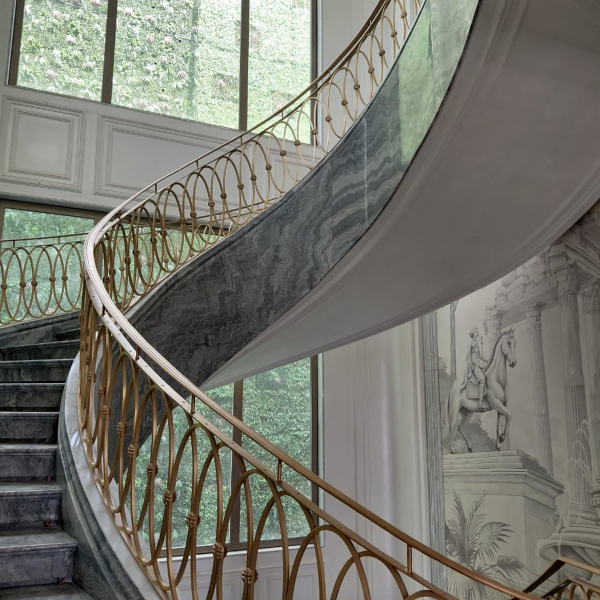
#> input picture images/generated/Design with Purpose-1.jpg, 1200 x 1200 px, given in place of DSC05627.JPG, which was not available (shown at 1/2 size)
$ python make_composite.py
#> lines starting #> are read from the running program, lines starting #| are printed output that depends on the picture; pictures that were not available may be replaced by others from this repository, and a replacement may not be noted
"""
MetalX — Premium Product Composite Generator
Creates a realistic installed-context image from a product studio shot.

Concept for DSC05627 (baluster, portrait ~1908x3978):
- Background: elegant dark marble staircase scene (generated via gradients + texture)
- Product: extracted from white bg, placed as vertical railing element
- Lighting: warm golden ambient from top-left, cool shadow right
- Gold accent light strip simulating premium interior lighting
- Final: 1920x1080 landscape — hero-ready
"""

from PIL import Image, ImageFilter, ImageEnhance, ImageDraw, ImageChops
import math, os

OUT_DIR = "images/generated"
os.makedirs(OUT_DIR, exist_ok=True)

W, H = 1920, 1080   # output size

# ─── Load product ───────────────────────────────────────────────
prod_path = "images/products/balusters/DSC05627.JPG"
prod_orig = Image.open(prod_path).convert("RGBA")
pw, ph = prod_orig.size
#> pw = 1200; ph = 1200

# ─── Step 1: Remove white/light background ──────────────────────
def remove_light_bg(img, threshold=210, feather=12):
    """Replace near-white pixels with transparency, feather edges."""
#> called with threshold = 205, feather = 8
    r, g, b, a = img.split()
#> a: PIL image 1200x1200 L; every value is 255
    # Build mask: pixel is bg if all channels > threshold
    mask = Image.new("L", img.size, 0)
#> mask: PIL image 1200x1200 L; every value is 0
    pixels_in  = img.load()
    mask_px    = mask.load()
    for y in range(img.height):
        for x in range(img.width):
            rv, gv, bv, av = pixels_in[x, y]
            brightness = (rv + gv + bv) / 3
            if brightness > threshold:
                # how close to white → more transparent
                alpha_val = max(0, int((255 - brightness) * 2.5))
                mask_px[x, y] = alpha_val
            else:
                mask_px[x, y] = 255

    # Feather / smooth edges
    mask = mask.filter(ImageFilter.GaussianBlur(feather))
    img.putalpha(mask)
    return img

prod_cut = remove_light_bg(prod_orig.copy(), threshold=205, feather=8)

# ─── Step 2: Build premium background ───────────────────────────

bg = Image.new("RGB", (W, H), (18, 14, 10))   # near-black base
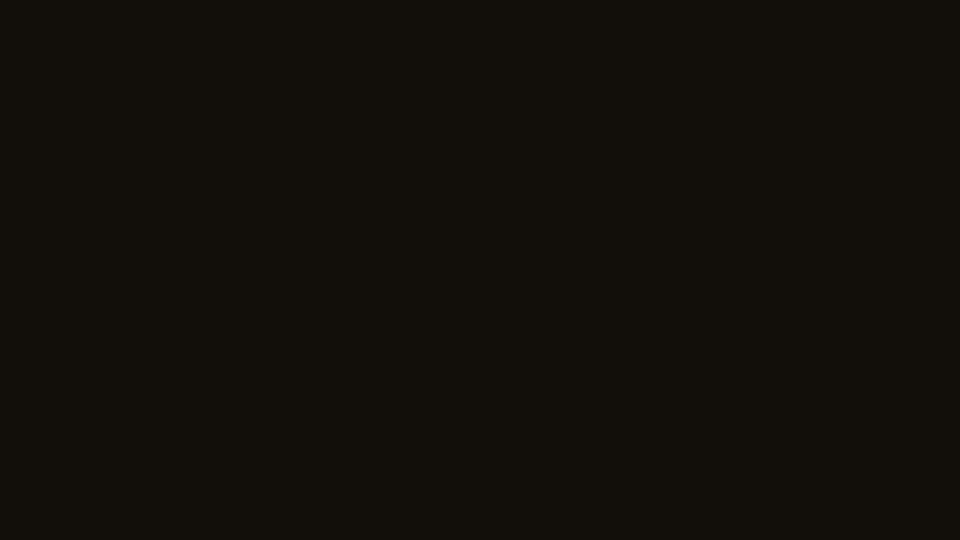
#> bg: PIL image 1920x1080 RGB (shown at 1/2 size); mean R, G, B 18, 14, 10

draw = ImageDraw.Draw(bg)

# -- Dark marble floor (bottom third) --
floor_y = int(H * 0.68)
for y in range(floor_y, H):
    t = (y - floor_y) / (H - floor_y)
    # dark warm tone, slight reflection
    r = int(28 + t * 18)
    g = int(22 + t * 14)
    b = int(16 + t * 10)
    draw.line([(0, y), (W, y)], fill=(r, g, b))

# -- Add subtle marble veining to floor --
for i in range(12):
    import random
    random.seed(i * 7 + 42)
    x1 = random.randint(0, W)
    x2 = x1 + random.randint(-200, 200)
    y1 = floor_y + random.randint(0, H - floor_y)
    y2 = y1 + random.randint(-30, 30)
    opacity_line = random.randint(18, 45)
    draw.line([(x1, y1), (x2, y2)],
              fill=(opacity_line + 20, opacity_line + 14, opacity_line + 8),
              width=random.randint(1, 2))

# -- Warm ambient light from upper-left (golden) --
light_layer = Image.new("RGBA", (W, H), (0, 0, 0, 0))
#> light_layer: PIL image 1920x1080 RGBA; every value is 0
ld = ImageDraw.Draw(light_layer)
# Large radial gradient — simulate warm studio/room light
cx, cy = int(W * 0.28), int(H * 0.22)
for radius in range(600, 0, -4):
    t = 1 - (radius / 600)
    alpha = int(t * t * 38)
    r_c = int(180 + t * 40)
    g_c = int(130 + t * 30)
    b_c = int(60 + t * 20)
    ld.ellipse([cx - radius, cy - radius, cx + radius, cy + radius],
               fill=(r_c, g_c, b_c, alpha))

bg_rgba = bg.convert("RGBA")
bg_rgba = Image.alpha_composite(bg_rgba, light_layer)

# -- Secondary cooler light from right edge --
light2 = Image.new("RGBA", (W, H), (0, 0, 0, 0))
l2d = ImageDraw.Draw(light2)
cx2, cy2 = int(W * 0.88), int(H * 0.35)
for radius in range(400, 0, -4):
    t = 1 - (radius / 400)
    alpha = int(t * t * 18)
    l2d.ellipse([cx2-radius, cy2-radius, cx2+radius, cy2+radius],
                fill=(90, 110, 140, alpha))

bg_rgba = Image.alpha_composite(bg_rgba, light2)

# -- Thin gold accent line (horizontal, premium feel) --
gold_strip = Image.new("RGBA", (W, H), (0, 0, 0, 0))
gd = ImageDraw.Draw(gold_strip)
line_y = int(H * 0.67)
for thickness, alpha in [(6, 40), (3, 80), (1, 160)]:
    gd.line([(0, line_y), (W, line_y)],
            fill=(184, 148, 63, alpha), width=thickness)
bg_rgba = Image.alpha_composite(bg_rgba, gold_strip)

# -- Soft vignette --
vignette = Image.new("RGBA", (W, H), (0, 0, 0, 0))
vd = ImageDraw.Draw(vignette)
for r in range(max(W, H), 0, -4):
    cx_v, cy_v = W // 2, H // 2
    t = r / max(W, H)
    alpha = int((1 - t) * (1 - t) * 120)
    vd.ellipse([cx_v-r, cy_v-r, cx_v+r, cy_v+r],
               fill=(0, 0, 0, 0),
               outline=(0, 0, 0, alpha) if alpha > 2 else None)

# Simpler vignette — corners dark
vig2 = Image.new("RGBA", (W, H), (0, 0, 0, 0))
v2d = ImageDraw.Draw(vig2)
for i in range(200):
    t = i / 200
    a = int((1 - t) ** 1.8 * 160)
    v2d.rectangle([i, i, W-i, H-i], outline=(0, 0, 0, a))
bg_rgba = Image.alpha_composite(bg_rgba, vig2)

# ─── Step 3: Scale & position product ───────────────────────────

# Baluster is tall/narrow — place as repeating railing
# Scale product to fit ~65% of canvas height
target_h = int(H * 1.05)
scale = target_h / ph
#> scale = 0.945
prod_w_new = int(pw * scale)
#> prod_w_new = 1134
prod_h_new = target_h
prod_resized = prod_cut.resize((prod_w_new, prod_h_new), Image.LANCZOS)

# Place 3 balusters side by side — simulate installed railing
n_balusters = 3
spacing = int(prod_w_new * 0.82)   # slight overlap / tight spacing
#> spacing = 929

# Start x so the group is roughly centered
total_width = prod_w_new + spacing * (n_balusters - 1)
#> total_width = 2992
start_x = (W - total_width) // 2 - int(prod_w_new * 0.1)
#> start_x = -649
paste_y = int(H * -0.03)   # slightly above frame = installed look

for i in range(n_balusters):
    x = start_x + i * spacing

    # Each baluster gets slightly different brightness (depth illusion)
    depth_factor = 1.0 if i == 1 else 0.78   # center brightest
    b_img = prod_resized.copy()

    # Darken side balusters
    if depth_factor < 1.0:
        enhancer = ImageEnhance.Brightness(b_img)
        b_img = enhancer.enhance(depth_factor)

        # Also slightly blur them (depth of field)
        blur_r = 1.5 if i == 0 else 1.2
        b_img = b_img.filter(ImageFilter.GaussianBlur(blur_r))

    # Cast soft shadow on background before pasting
    shadow = Image.new("RGBA", (W, H), (0, 0, 0, 0))
    shadow_draw = ImageDraw.Draw(shadow)
    shadow_x = x + int(prod_w_new * 0.15)
    shadow_w = int(prod_w_new * 0.25)
    for s in range(40, 0, -1):
        a_s = int((1 - s/40) ** 2 * 55)
        shadow_draw.rectangle(
            [shadow_x - s*2, paste_y,
             shadow_x + shadow_w + s*2, paste_y + prod_h_new],
            fill=(0, 0, 0, a_s))
    bg_rgba = Image.alpha_composite(bg_rgba, shadow)

    # Paste baluster
    bg_rgba.paste(b_img, (x, paste_y), b_img)
#> this loop made 3 passes
#> pass 1, `b_img = enhancer.enhance(depth_factor)`:
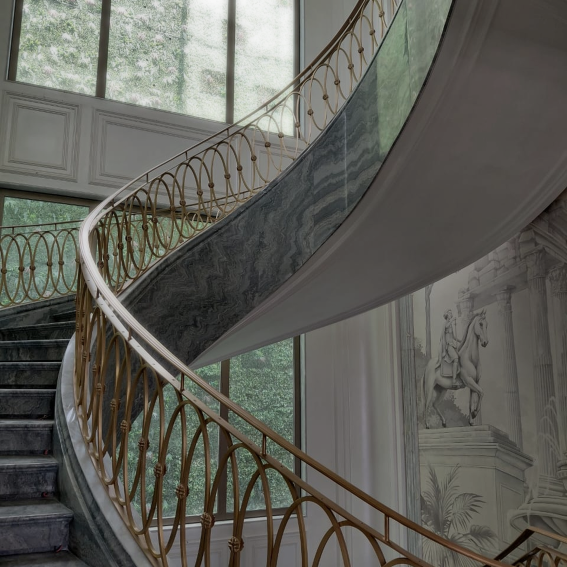
#> b_img: PIL image 1134x1134 RGBA (shown at 1/2 size); mean R, G, B, A 92.2, 92.4, 85.3, 245.3; transparent parts drawn white
#> after the loop:
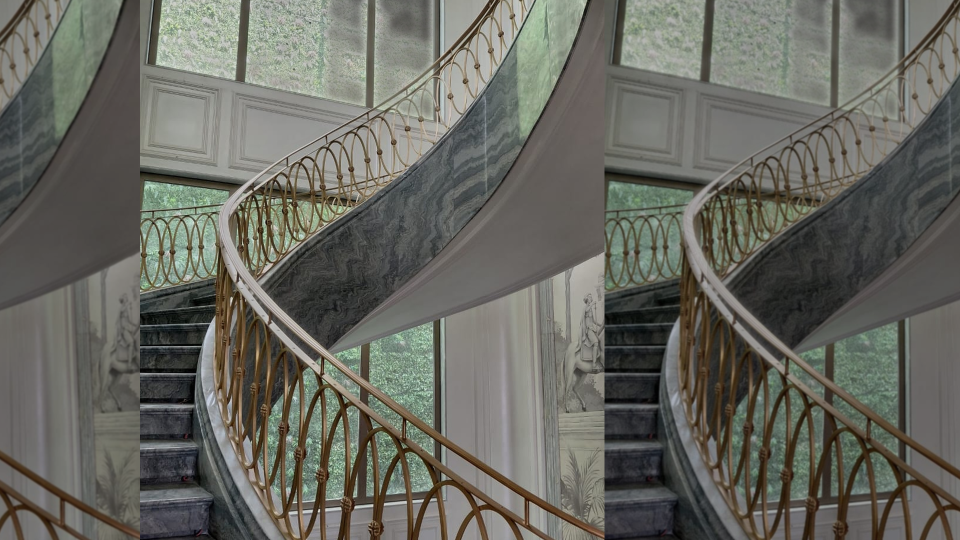
#> bg_rgba: PIL image 1920x1080 RGBA (shown at 1/2 size); mean R, G, B, A 100.5, 101, 93, 248.8; transparent parts drawn white
#> after the loop:
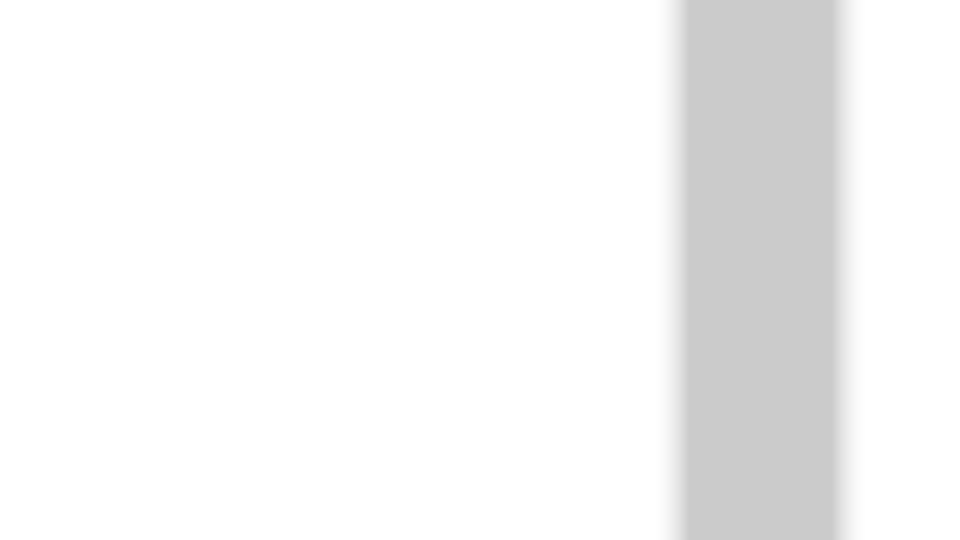
#> shadow: PIL image 1920x1080 RGBA (shown at 1/2 size); mean R, G, B, A 0, 0, 0, 9.1; transparent parts drawn white

# ─── Step 4: Add warm reflection on floor ───────────────────────
# Flip product, place below floor line, very faint
if n_balusters >= 1:
    center_prod = prod_resized.copy()
    center_prod = center_prod.transpose(Image.FLIP_TOP_BOTTOM)

    # Make very faint
    r2, g2, b2, a2 = center_prod.split()
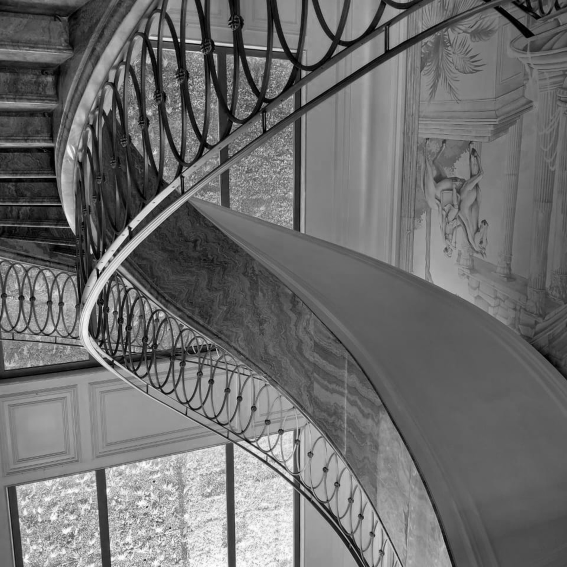
#> b2: PIL image 1134x1134 L (shown at 1/2 size); min 0, max 255, mean 109.9
    a2 = a2.point(lambda p: int(p * 0.08))
    center_prod.putalpha(a2)
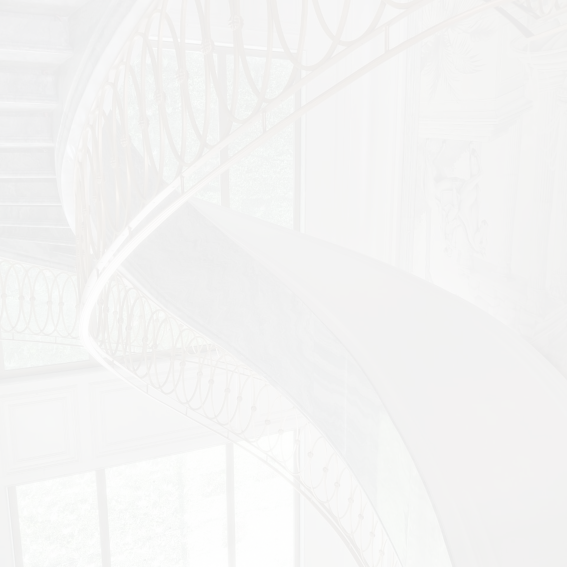
#> center_prod: PIL image 1134x1134 RGBA (shown at 1/2 size); mean R, G, B, A 118.9, 119.1, 109.9, 19.2; transparent parts drawn white

    # Blur reflection
    center_prod = center_prod.filter(ImageFilter.GaussianBlur(4))
    ref_y = paste_y + prod_h_new - int(H * 0.04)
    ref_x = start_x + spacing
#> ref_x = 280
    bg_rgba.paste(center_prod, (ref_x, ref_y), center_prod)

# ─── Step 5: Final adjustments ──────────────────────────────────
final = bg_rgba.convert("RGB")
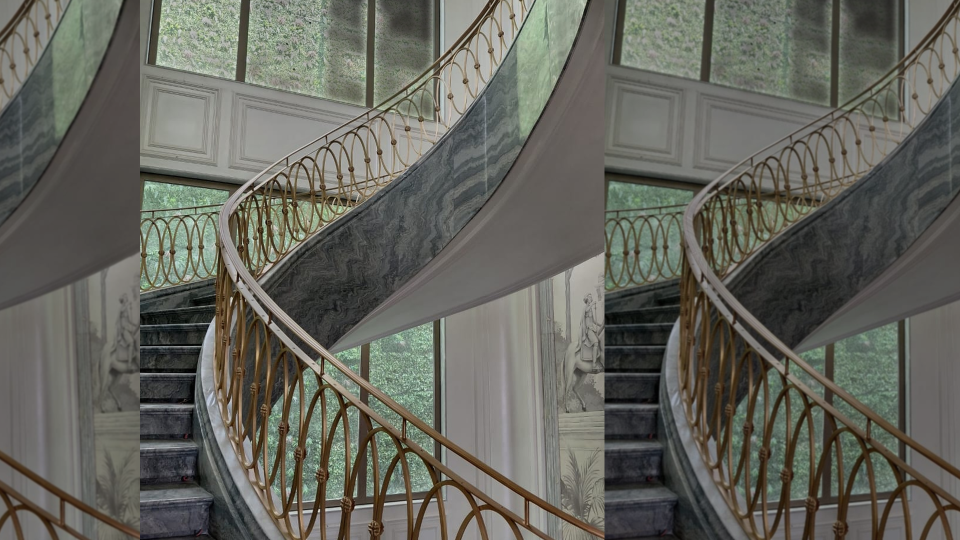
#> final: PIL image 1920x1080 RGB (shown at 1/2 size); mean R, G, B 100.5, 101, 93

# Slight warm tone overall
enhancer = ImageEnhance.Color(final)
final = enhancer.enhance(1.12)

enhancer = ImageEnhance.Contrast(final)
final = enhancer.enhance(1.08)

enhancer = ImageEnhance.Brightness(final)
final = enhancer.enhance(0.96)

# ─── Save ────────────────────────────────────────────────────────
out_path = os.path.join(OUT_DIR, "baluster_installed_hero.jpg")
final.save(out_path, "JPEG", quality=93, optimize=True)
print(f"Saved: {out_path}")
print(f"Size: {final.size}")
#| Size: (1920, 1080)

$ run again, on images/generated/Crafted Through Experience-2.png
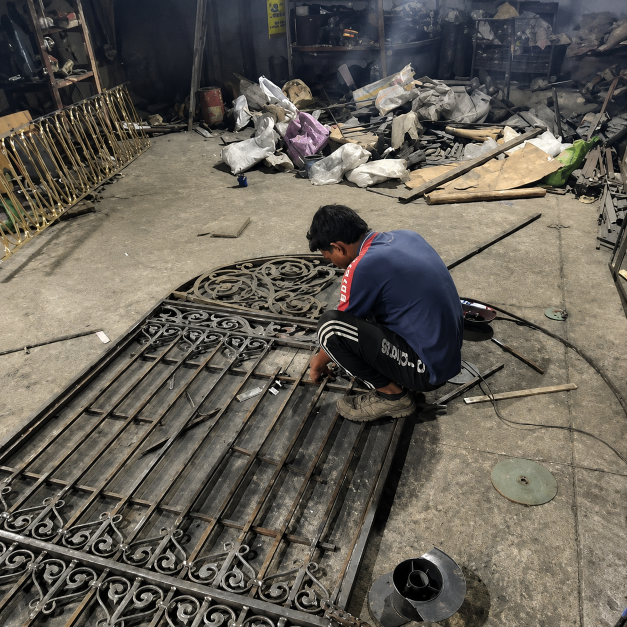
#> input picture images/generated/Crafted Through Experience-2.png, 1254 x 1254 px, given in place of DSC05627.JPG, which was not available (shown at 1/2 size)
#> a: PIL image 1254x1254 L; every value is 255
#> light_layer: PIL image 1920x1080 RGBA; every value is 0
#> after the loop `for i in range(n_balusters):`:
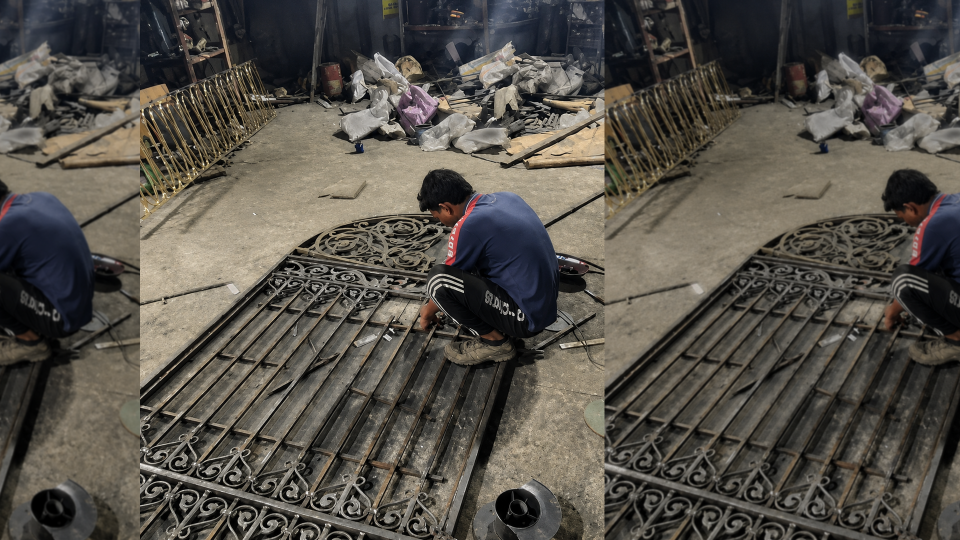
#> bg_rgba: PIL image 1920x1080 RGBA (shown at 1/2 size); mean R, G, B, A 83.4, 79.1, 71.9, 253.2; transparent parts drawn white
#> `r2, g2, b2, a2 = center_prod.split()`:
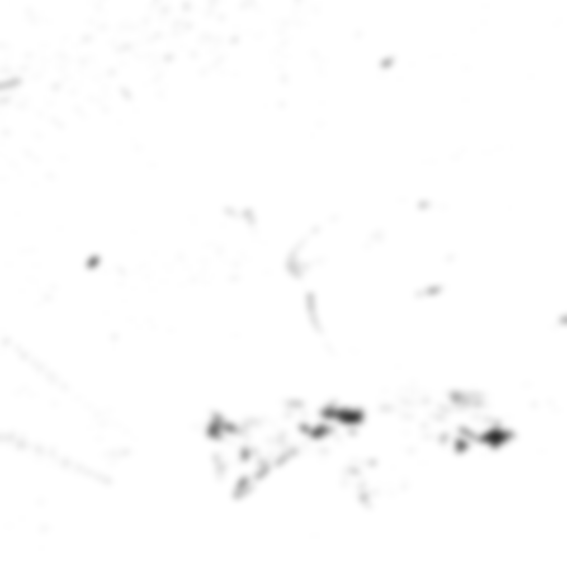
#> a2: PIL image 1134x1134 L (shown at 1/2 size); min 47, max 255, mean 252.9
#| Size: (1920, 1080)
